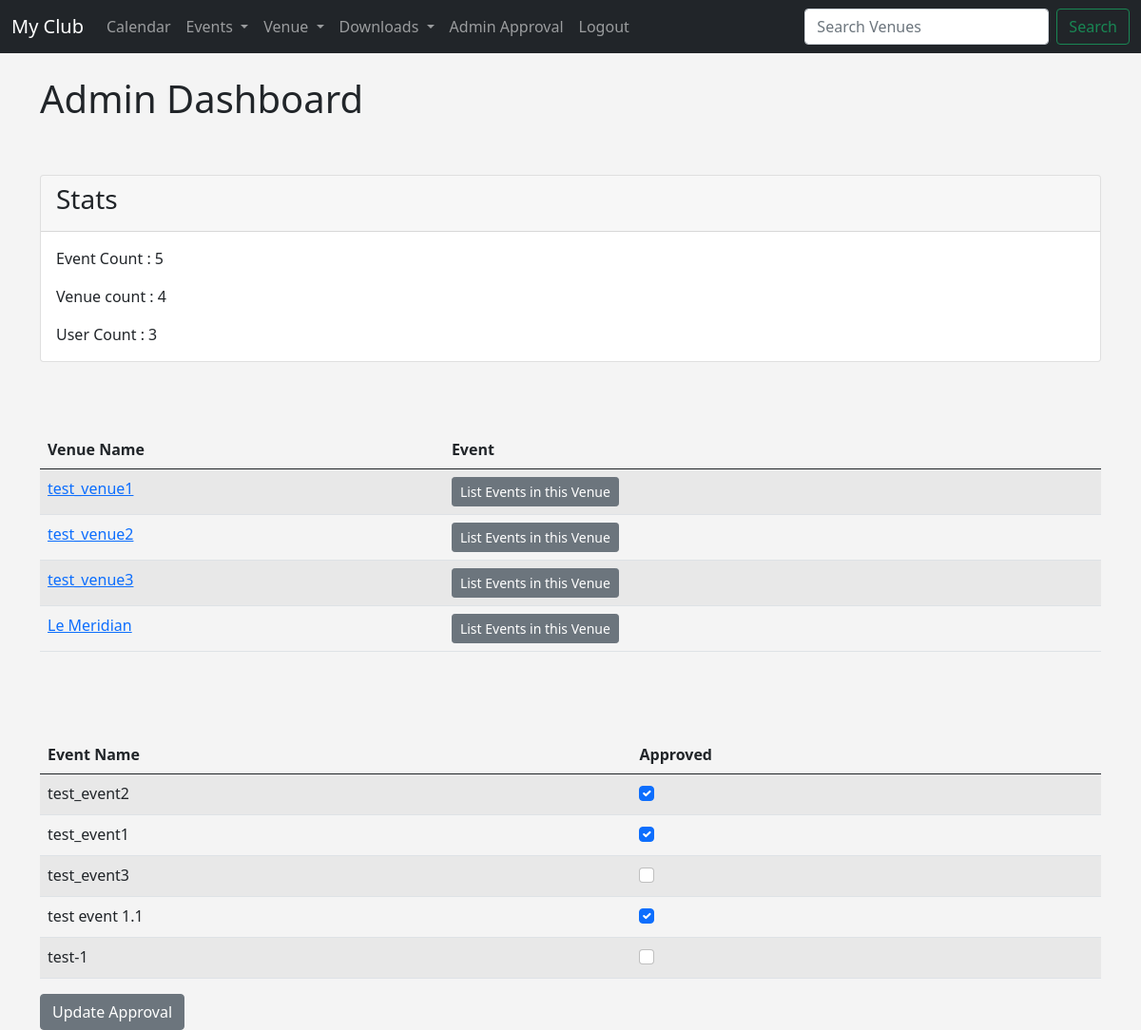
Page /admin_approval/ (signed in) on the committed database.
### events/models.py (models this page shows, shortened)
class Venue(models.Model):
    name = models.CharField('Venue Name', max_length=120)
    address = models.CharField(max_length=300)
    zip_code =models.CharField('Zip Code', max_length=10)
    phone = models.CharField('Contact Phone', max_length=15,blank=True)
    website = models.URLField('Website Address',blank=True)
    email_address = models.EmailField('Email Address',blank=True)
    owner = models.IntegerField('Venue Owner', blank=False, default=1)
    venue_image = models.ImageField(null=True, blank=True, upload_to='Images/')
    def __str__(self):
        return self.name

class Event(models.Model):
    name = models.CharField('Event Name', max_length=120)
    event_date = models.DateTimeField('Event date')
    venue = models.ForeignKey(Venue, blank=True, null=True, on_delete=models.CASCADE)
    manager = models.ForeignKey(User, blank=True, null=True, on_delete=models.SET_NULL)
    description = models.TextField(blank=True)
    attendees = models.ManyToManyField(User, related_name='attendees', blank=True)
    approved = models.BooleanField('Approved', default = False)
    def __str__(self):
        return self.name

### events/views.py (the view)
# urls.py: path('admin_approval/', views.admin_approval, name='admin_approval'),
def admin_approval(request):
    event_count = Event.objects.all().count()
    venue_count = Venue.objects.all().count()
    user_count = User.objects.all().count()
    venue_list = Venue.objects.all()
    event_list =Event.objects.all().order_by('-event_date')
    if request.user.is_superuser:
        if request.method == "POST":
            id_list = request.POST.getlist('boxes')
            event_list.update(approved=False)
            for x in id_list:
                Event.objects.filter(pk=int(x)).update(approved = True)
            messages.success(request,'Approval has been Updated')
            return redirect('list-events')
        else:
            return render(request, 'events/admin_approval.html',{
                "event_list" : event_list,
                "event_count" : event_count,
                "venue_count" : venue_count,
                "user_count" : user_count,
                "venue_list" : venue_list,
                })
    else:
        messages.success(request,'You are not authorised to use this')
        return redirect('home')
    return render(request, 'events/admin_approval.html')

### templates/events/admin_approval.html (shortened to what this page needs)
{% extends 'events/base.html' %}
    {% block content %}
       <h1>Admin Dashboard</h1>
       <br><br>
        <form action="" method="post">
            <div class="card">
                <div class="card-header">
                  <h3>Stats</h3>
                </div>
                <div class="card-body">
                  <p class="card-text">Event Count : {{event_count}}</p>
                  <p class="card-text">Venue count : {{venue_count}}</p>
                  <p class="card-text">User Count : {{user_count}} </p>
                </div>
              </div>
            <br><br><br>
            <table class="table table-striped table-hover">
                <thead>
                    <tr>
                        <th scope="col">Venue Name</th>
                        <th scope="col">Event</th>
          </tr>
        </thead>
        <tbody>
            {% for venue in venue_list  %}
            <tr>
                <td>
                    <a href="{% url 'show-venue' venue.id %}">
                        {{venue}}
                    </a>
                </td>
                <td >
                    <a href="{% url 'venue_events' venue.id %}" class="btn btn-secondary btn-sm">
                        List Events in this Venue
                    </a>
                </td>
            </tr>
            {% endfor %}
        </tbody>
      </table>
            <br><br><br>
            <table class="table table-striped table-hover">
                <thead>
                    <tr>
                        <th scope="col">Event Name</th>
                        <th scope="col">Approved</th>
          </tr>
        </thead>
        <tbody>
            {% for event in event_list  %}
            <tr>
                <td> {{event}} </td>
                <td>
                    {% if event.approved %}
                    <div class="form-check">
                        <input class="form-check-input"  type="checkbox" checked = 'checked' value={{event.id}} name="boxes">
                    </div>
                    {% else %}
                    <div class="form-check">
                        <input class="form-check-input"  type="checkbox"  value={{event.id}} name="boxes">
                    </div>
                    {% endif %}
                </td>
            </tr>
            {% endfor %}
        </tbody>
      </table>
      <button class="btn btn-secondary" type="submit"> Update Approval</button>
    </form>
    {% endblock %}

### templates/events/base.html (style rules this page uses)
body { background-color: #f4f4f4; }

### rows in the picture
Venue: name "test_venue1"
Venue: name "test_venue2"
Venue: name "test_venue3"
Venue: name "Le Meridian"
Event: name "test_event2"
Event: name "test_event1"
Event: name "test_event3"
Event: name "test event 1.1"
Event: name "test-1"

### other values in the picture
{{ event_count }} "5"
{{ venue_count }} "4"
{{ user_count }} "3"
